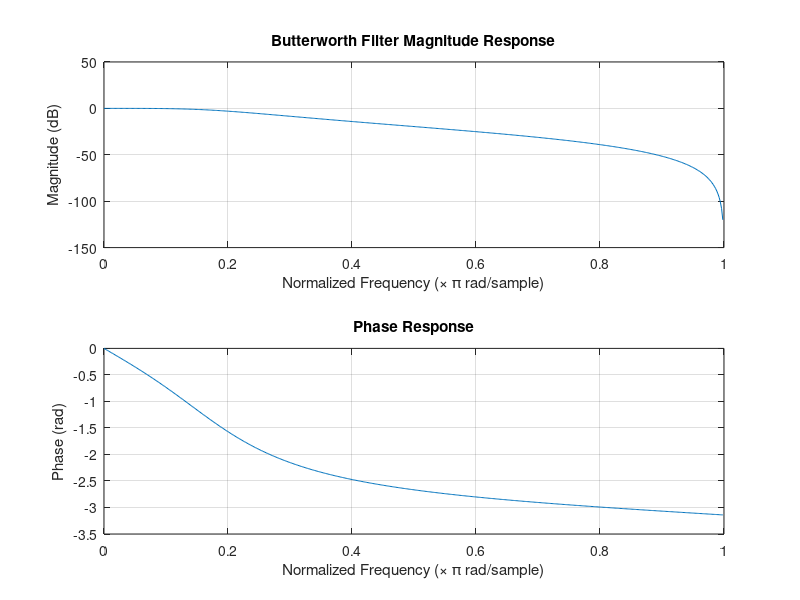

Write the MATLAB code that produced this figure.
% Butterworth Low-pass Filter Frequency Response
% 2nd-order digital Butterworth filter coefficients:
b = [0.067455, 0.13491, 0.067455];
a = [1.0, -1.14298, 0.41280];
[h, w] = freqz(b, a, 512);

mag_db = 20 * log10(abs(h) + 1e-12);
figure(1);
subplot(2, 1, 1);
plot(w / pi, mag_db);
title('Butterworth Filter Magnitude Response');
xlabel('Normalized Frequency (\times \pi rad/sample)');
ylabel('Magnitude (dB)');
grid on;

subplot(2, 1, 2);
plot(w / pi, angle(h));
title('Phase Response');
xlabel('Normalized Frequency (\times \pi rad/sample)');
ylabel('Phase (rad)');
grid on;
